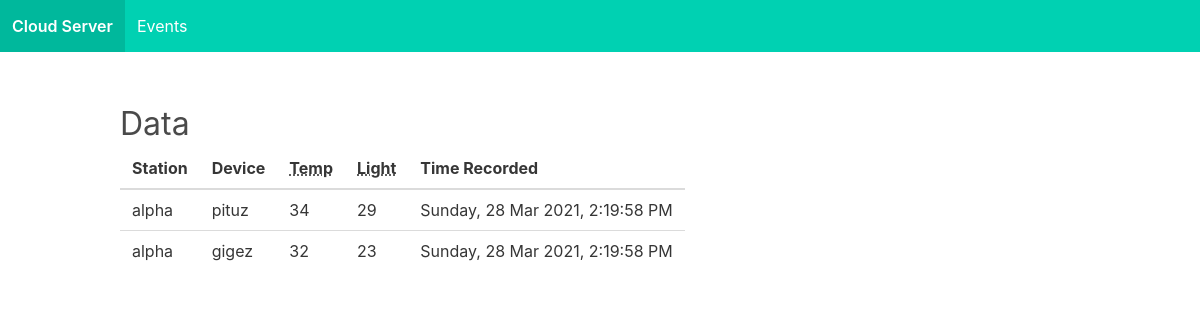
Before: / with the older database file.
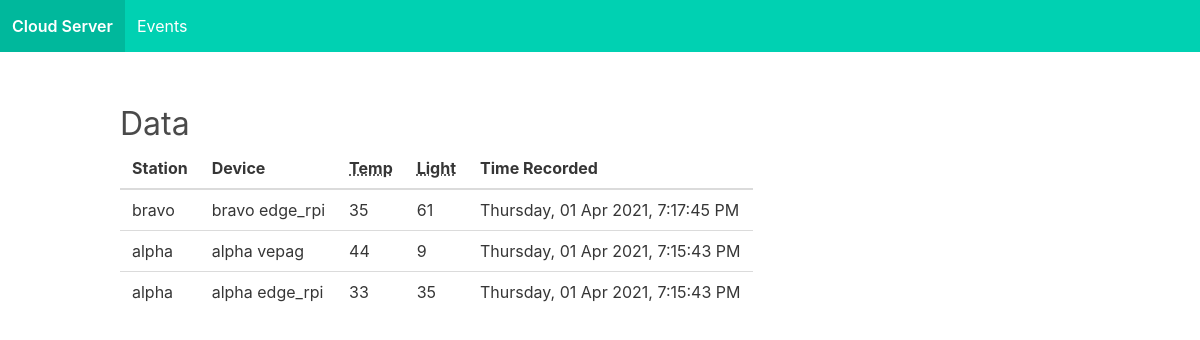
After: the same page with the newer database file.
### tables this page shows
CREATE TABLE cloud (
  station TEXT NOT NULL,
  device TEXT NOT NULL,
  temp INTEGER NOT NULL,
  light_level INTEGER NOT NULL,
  time_recorded TIMESTAMP DEFAULT (datetime('now','localtime')) NOT NULL
);

### cloud_server/cloud.py (the view)
@cloud.route("/")
def index():
    data = query_db("SELECT * FROM cloud ORDER BY time_recorded DESC")
    return render_template("index.html", data=data)

### edge_server/db.py (called while the page is built)
def get_db():
    if 'db' not in g:
        g.db = sqlite3.connect(
            current_app.config['DATABASE'],
            detect_types=sqlite3.PARSE_DECLTYPES|sqlite3.PARSE_COLNAMES
        )
        g.db.row_factory = sqlite3.Row
    return g.db

def query_db(query, args=(), one=False):
    cur = get_db().execute(query, args)
    rv = cur.fetchall()
    cur.close()
    return (rv[0] if rv else None) if one else rv

### cloud_server/templates/index.html
{% extends "base.html" %}
{% block content %}
<h3 class="is-size-3">Data</h3>
<table class="table">
  <thead>
    <tr>
      <th>Station</th>
      <th>Device</th>
      <th><abbr title="Temperature">Temp</abbr></th>
      <th><abbr title="Light level">Light</abbr></th>
      <th>Time Recorded</th>
    </tr>
  </thead>
  {% for row in data %}
  <tr>
    <td>{{row['station']}}</td>
    <td>{{row['device']}}</td>
    <td>{{row['temp']}}</td>
    <td>{{row['light_level']}}</td>
    <td>{{row['time_recorded'].strftime("%A, %d %b %Y, %-I:%M:%S %p")}}</td>
  </tr>
  {% endfor %}
</table>
{% endblock %}

### cloud_server/templates/base.html (shortened to what this page needs)
<!DOCTYPE html>
<html>
<head>
  <link href="{{ url_for('static', filename='bulma.min.css') }}" rel="stylesheet" type="text/css" />
</head>
<body>
  <nav class="navbar is-primary" role="navigation" aria-label="main navigation">
    <div class="navbar-brand">
      <a class="navbar-item has-text-weight-semibold" href="/">
        Cloud Server
      </a>
    </div>
    <div id="navbarBasicExample" class="navbar-menu">
      <div class="navbar-start">
        <a class="navbar-item" href="/events">
          Events
        </a>
      </div>
    </div>
  </nav>
  <section class="section">
    <div class="container">
      {% block content %}
      {% endblock %}
    </div>
  </section>
</body>
</html>

Changed rows visible on the page:
removed cloud: station "alpha", device "pituz", temp "34", light_level "29", time_recorded "Sunday, 28 Mar 2021, 2:19:58 PM"
removed cloud: station "alpha", device "gigez", temp "32", light_level "23", time_recorded "Sunday, 28 Mar 2021, 2:19:58 PM"
added cloud: station "bravo", device "bravo edge_rpi", temp "35", light_level "61", time_recorded "Thursday, 01 Apr 2021, 7:17:45 PM"
added cloud: station "alpha", device "alpha vepag", temp "44", light_level "9", time_recorded "Thursday, 01 Apr 2021, 7:15:43 PM"
added cloud: station "alpha", device "alpha edge_rpi", temp "33", light_level "35", time_recorded "Thursday, 01 Apr 2021, 7:15:43 PM"
